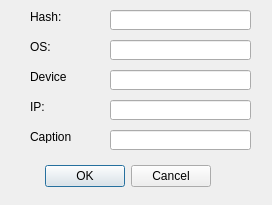
<?xml version="1.0" encoding="UTF-8"?>
<ui version="4.0">
 <class>ClientInfoDialog</class>
 <widget class="QDialog" name="ClientInfoDialog">
  <property name="geometry">
   <rect>
    <x>0</x>
    <y>0</y>
    <width>272</width>
    <height>205</height>
   </rect>
  </property>
  <property name="windowTitle">
   <string>Dialog</string>
  </property>
  <widget class="QDialogButtonBox" name="buttonBox">
   <property name="geometry">
    <rect>
     <x>-130</x>
     <y>160</y>
     <width>341</width>
     <height>32</height>
    </rect>
   </property>
   <property name="orientation">
    <enum>Qt::Horizontal</enum>
   </property>
   <property name="standardButtons">
    <set>QDialogButtonBox::Cancel|QDialogButtonBox::Ok</set>
   </property>
  </widget>
  <widget class="QLabel" name="label">
   <property name="geometry">
    <rect>
     <x>30</x>
     <y>10</y>
     <width>46</width>
     <height>13</height>
    </rect>
   </property>
   <property name="text">
    <string>Hash:</string>
   </property>
  </widget>
  <widget class="QLabel" name="label_2">
   <property name="geometry">
    <rect>
     <x>30</x>
     <y>40</y>
     <width>46</width>
     <height>13</height>
    </rect>
   </property>
   <property name="text">
    <string>OS:</string>
   </property>
  </widget>
  <widget class="QLabel" name="label_3">
   <property name="geometry">
    <rect>
     <x>30</x>
     <y>70</y>
     <width>46</width>
     <height>13</height>
    </rect>
   </property>
   <property name="text">
    <string>Device</string>
   </property>
  </widget>
  <widget class="QLabel" name="label_4">
   <property name="geometry">
    <rect>
     <x>30</x>
     <y>100</y>
     <width>46</width>
     <height>13</height>
    </rect>
   </property>
   <property name="text">
    <string>IP:</string>
   </property>
  </widget>
  <widget class="QLabel" name="label_5">
   <property name="geometry">
    <rect>
     <x>30</x>
     <y>130</y>
     <width>46</width>
     <height>13</height>
    </rect>
   </property>
   <property name="text">
    <string>Caption</string>
   </property>
  </widget>
  <widget class="QLineEdit" name="fieldHash">
   <property name="geometry">
    <rect>
     <x>110</x>
     <y>10</y>
     <width>141</width>
     <height>20</height>
    </rect>
   </property>
  </widget>
  <widget class="QLineEdit" name="fieldOS">
   <property name="geometry">
    <rect>
     <x>110</x>
     <y>40</y>
     <width>141</width>
     <height>20</height>
    </rect>
   </property>
  </widget>
  <widget class="QLineEdit" name="fieldDevice">
   <property name="geometry">
    <rect>
     <x>110</x>
     <y>70</y>
     <width>141</width>
     <height>20</height>
    </rect>
   </property>
  </widget>
  <widget class="QLineEdit" name="fieldIP">
   <property name="geometry">
    <rect>
     <x>110</x>
     <y>100</y>
     <width>141</width>
     <height>20</height>
    </rect>
   </property>
  </widget>
  <widget class="QLineEdit" name="fieldCaption">
   <property name="geometry">
    <rect>
     <x>110</x>
     <y>130</y>
     <width>141</width>
     <height>20</height>
    </rect>
   </property>
  </widget>
 </widget>
 <resources/>
 <connections>
  <connection>
   <sender>buttonBox</sender>
   <signal>accepted()</signal>
   <receiver>ClientInfoDialog</receiver>
   <slot>accept()</slot>
   <hints>
    <hint type="sourcelabel">
     <x>248</x>
     <y>254</y>
    </hint>
    <hint type="destinationlabel">
     <x>157</x>
     <y>274</y>
    </hint>
   </hints>
  </connection>
  <connection>
   <sender>buttonBox</sender>
   <signal>rejected()</signal>
   <receiver>ClientInfoDialog</receiver>
   <slot>reject()</slot>
   <hints>
    <hint type="sourcelabel">
     <x>316</x>
     <y>260</y>
    </hint>
    <hint type="destinationlabel">
     <x>286</x>
     <y>274</y>
    </hint>
   </hints>
  </connection>
 </connections>
</ui>
